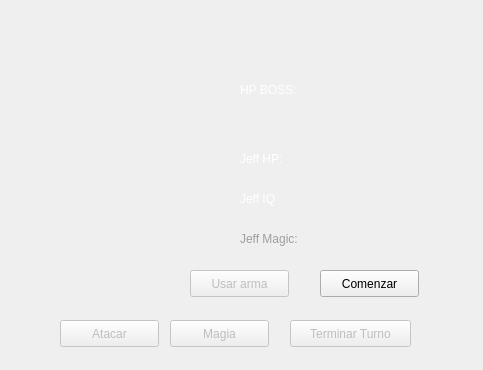
<?xml version="1.0" encoding="UTF-8"?>
<ui version="4.0">
 <class>DEnemiesJeff</class>
 <widget class="QDialog" name="DEnemiesJeff">
  <property name="geometry">
   <rect>
    <x>0</x>
    <y>0</y>
    <width>483</width>
    <height>370</height>
   </rect>
  </property>
  <property name="windowTitle">
   <string>Dialog</string>
  </property>
  <widget class="QPushButton" name="magia">
   <property name="enabled">
    <bool>false</bool>
   </property>
   <property name="geometry">
    <rect>
     <x>170</x>
     <y>320</y>
     <width>99</width>
     <height>27</height>
    </rect>
   </property>
   <property name="text">
    <string>Magia</string>
   </property>
  </widget>
  <widget class="QPushButton" name="pushButton">
   <property name="geometry">
    <rect>
     <x>320</x>
     <y>270</y>
     <width>99</width>
     <height>27</height>
    </rect>
   </property>
   <property name="text">
    <string>Comenzar</string>
   </property>
  </widget>
  <widget class="QLabel" name="label">
   <property name="geometry">
    <rect>
     <x>240</x>
     <y>150</y>
     <width>67</width>
     <height>17</height>
    </rect>
   </property>
   <property name="palette">
    <palette>
     <active>
      <colorrole role="WindowText">
       <brush brushstyle="SolidPattern">
        <color alpha="255">
         <red>255</red>
         <green>255</green>
         <blue>255</blue>
        </color>
       </brush>
      </colorrole>
     </active>
     <inactive>
      <colorrole role="WindowText">
       <brush brushstyle="SolidPattern">
        <color alpha="255">
         <red>255</red>
         <green>255</green>
         <blue>255</blue>
        </color>
       </brush>
      </colorrole>
     </inactive>
     <disabled>
      <colorrole role="WindowText">
       <brush brushstyle="SolidPattern">
        <color alpha="255">
         <red>159</red>
         <green>158</green>
         <blue>158</blue>
        </color>
       </brush>
      </colorrole>
     </disabled>
    </palette>
   </property>
   <property name="text">
    <string>Jeff HP:</string>
   </property>
  </widget>
  <widget class="QLabel" name="sprite">
   <property name="geometry">
    <rect>
     <x>50</x>
     <y>80</y>
     <width>151</width>
     <height>171</height>
    </rect>
   </property>
   <property name="text">
    <string/>
   </property>
  </widget>
  <widget class="QLabel" name="PlayerHP">
   <property name="geometry">
    <rect>
     <x>310</x>
     <y>150</y>
     <width>67</width>
     <height>17</height>
    </rect>
   </property>
   <property name="palette">
    <palette>
     <active>
      <colorrole role="WindowText">
       <brush brushstyle="SolidPattern">
        <color alpha="255">
         <red>255</red>
         <green>255</green>
         <blue>255</blue>
        </color>
       </brush>
      </colorrole>
     </active>
     <inactive>
      <colorrole role="WindowText">
       <brush brushstyle="SolidPattern">
        <color alpha="255">
         <red>255</red>
         <green>255</green>
         <blue>255</blue>
        </color>
       </brush>
      </colorrole>
     </inactive>
     <disabled>
      <colorrole role="WindowText">
       <brush brushstyle="SolidPattern">
        <color alpha="255">
         <red>159</red>
         <green>158</green>
         <blue>158</blue>
        </color>
       </brush>
      </colorrole>
     </disabled>
    </palette>
   </property>
   <property name="text">
    <string/>
   </property>
  </widget>
  <widget class="QPushButton" name="finish">
   <property name="enabled">
    <bool>false</bool>
   </property>
   <property name="geometry">
    <rect>
     <x>290</x>
     <y>320</y>
     <width>121</width>
     <height>27</height>
    </rect>
   </property>
   <property name="text">
    <string>Terminar Turno</string>
   </property>
  </widget>
  <widget class="QLabel" name="l5">
   <property name="geometry">
    <rect>
     <x>80</x>
     <y>30</y>
     <width>67</width>
     <height>17</height>
    </rect>
   </property>
   <property name="text">
    <string/>
   </property>
  </widget>
  <widget class="QLabel" name="label_4">
   <property name="enabled">
    <bool>false</bool>
   </property>
   <property name="geometry">
    <rect>
     <x>240</x>
     <y>230</y>
     <width>81</width>
     <height>17</height>
    </rect>
   </property>
   <property name="palette">
    <palette>
     <active>
      <colorrole role="WindowText">
       <brush brushstyle="SolidPattern">
        <color alpha="255">
         <red>255</red>
         <green>255</green>
         <blue>255</blue>
        </color>
       </brush>
      </colorrole>
     </active>
     <inactive>
      <colorrole role="WindowText">
       <brush brushstyle="SolidPattern">
        <color alpha="255">
         <red>255</red>
         <green>255</green>
         <blue>255</blue>
        </color>
       </brush>
      </colorrole>
     </inactive>
     <disabled>
      <colorrole role="WindowText">
       <brush brushstyle="SolidPattern">
        <color alpha="255">
         <red>159</red>
         <green>158</green>
         <blue>158</blue>
        </color>
       </brush>
      </colorrole>
     </disabled>
    </palette>
   </property>
   <property name="text">
    <string>Jeff Magic:</string>
   </property>
  </widget>
  <widget class="QLabel" name="Message">
   <property name="geometry">
    <rect>
     <x>20</x>
     <y>20</y>
     <width>441</width>
     <height>51</height>
    </rect>
   </property>
   <property name="palette">
    <palette>
     <active>
      <colorrole role="WindowText">
       <brush brushstyle="SolidPattern">
        <color alpha="255">
         <red>255</red>
         <green>255</green>
         <blue>255</blue>
        </color>
       </brush>
      </colorrole>
     </active>
     <inactive>
      <colorrole role="WindowText">
       <brush brushstyle="SolidPattern">
        <color alpha="255">
         <red>255</red>
         <green>255</green>
         <blue>255</blue>
        </color>
       </brush>
      </colorrole>
     </inactive>
     <disabled>
      <colorrole role="WindowText">
       <brush brushstyle="SolidPattern">
        <color alpha="255">
         <red>159</red>
         <green>158</green>
         <blue>158</blue>
        </color>
       </brush>
      </colorrole>
     </disabled>
    </palette>
   </property>
   <property name="text">
    <string/>
   </property>
  </widget>
  <widget class="QLabel" name="HPBoss">
   <property name="geometry">
    <rect>
     <x>320</x>
     <y>80</y>
     <width>111</width>
     <height>17</height>
    </rect>
   </property>
   <property name="palette">
    <palette>
     <active>
      <colorrole role="WindowText">
       <brush brushstyle="SolidPattern">
        <color alpha="255">
         <red>255</red>
         <green>255</green>
         <blue>255</blue>
        </color>
       </brush>
      </colorrole>
     </active>
     <inactive>
      <colorrole role="WindowText">
       <brush brushstyle="SolidPattern">
        <color alpha="255">
         <red>255</red>
         <green>255</green>
         <blue>255</blue>
        </color>
       </brush>
      </colorrole>
     </inactive>
     <disabled>
      <colorrole role="WindowText">
       <brush brushstyle="SolidPattern">
        <color alpha="255">
         <red>159</red>
         <green>158</green>
         <blue>158</blue>
        </color>
       </brush>
      </colorrole>
     </disabled>
    </palette>
   </property>
   <property name="text">
    <string/>
   </property>
  </widget>
  <widget class="QLabel" name="l1">
   <property name="enabled">
    <bool>false</bool>
   </property>
   <property name="geometry">
    <rect>
     <x>350</x>
     <y>130</y>
     <width>67</width>
     <height>17</height>
    </rect>
   </property>
   <property name="text">
    <string/>
   </property>
  </widget>
  <widget class="QLabel" name="l2">
   <property name="geometry">
    <rect>
     <x>80</x>
     <y>260</y>
     <width>67</width>
     <height>17</height>
    </rect>
   </property>
   <property name="text">
    <string/>
   </property>
  </widget>
  <widget class="QLabel" name="l3">
   <property name="geometry">
    <rect>
     <x>70</x>
     <y>220</y>
     <width>67</width>
     <height>17</height>
    </rect>
   </property>
   <property name="text">
    <string/>
   </property>
  </widget>
  <widget class="QLabel" name="label_2">
   <property name="geometry">
    <rect>
     <x>240</x>
     <y>80</y>
     <width>81</width>
     <height>20</height>
    </rect>
   </property>
   <property name="palette">
    <palette>
     <active>
      <colorrole role="WindowText">
       <brush brushstyle="SolidPattern">
        <color alpha="255">
         <red>255</red>
         <green>255</green>
         <blue>255</blue>
        </color>
       </brush>
      </colorrole>
     </active>
     <inactive>
      <colorrole role="WindowText">
       <brush brushstyle="SolidPattern">
        <color alpha="255">
         <red>255</red>
         <green>255</green>
         <blue>255</blue>
        </color>
       </brush>
      </colorrole>
     </inactive>
     <disabled>
      <colorrole role="WindowText">
       <brush brushstyle="SolidPattern">
        <color alpha="255">
         <red>159</red>
         <green>158</green>
         <blue>158</blue>
        </color>
       </brush>
      </colorrole>
     </disabled>
    </palette>
   </property>
   <property name="text">
    <string>HP BOSS:</string>
   </property>
  </widget>
  <widget class="QLabel" name="PlayerMagic">
   <property name="geometry">
    <rect>
     <x>330</x>
     <y>230</y>
     <width>67</width>
     <height>17</height>
    </rect>
   </property>
   <property name="palette">
    <palette>
     <active>
      <colorrole role="WindowText">
       <brush brushstyle="SolidPattern">
        <color alpha="255">
         <red>255</red>
         <green>255</green>
         <blue>255</blue>
        </color>
       </brush>
      </colorrole>
     </active>
     <inactive>
      <colorrole role="WindowText">
       <brush brushstyle="SolidPattern">
        <color alpha="255">
         <red>255</red>
         <green>255</green>
         <blue>255</blue>
        </color>
       </brush>
      </colorrole>
     </inactive>
     <disabled>
      <colorrole role="WindowText">
       <brush brushstyle="SolidPattern">
        <color alpha="255">
         <red>159</red>
         <green>158</green>
         <blue>158</blue>
        </color>
       </brush>
      </colorrole>
     </disabled>
    </palette>
   </property>
   <property name="text">
    <string/>
   </property>
  </widget>
  <widget class="QPushButton" name="attack">
   <property name="enabled">
    <bool>false</bool>
   </property>
   <property name="geometry">
    <rect>
     <x>60</x>
     <y>320</y>
     <width>99</width>
     <height>27</height>
    </rect>
   </property>
   <property name="text">
    <string>Atacar</string>
   </property>
  </widget>
  <widget class="QLabel" name="label_3">
   <property name="geometry">
    <rect>
     <x>240</x>
     <y>190</y>
     <width>67</width>
     <height>17</height>
    </rect>
   </property>
   <property name="palette">
    <palette>
     <active>
      <colorrole role="WindowText">
       <brush brushstyle="SolidPattern">
        <color alpha="255">
         <red>255</red>
         <green>255</green>
         <blue>255</blue>
        </color>
       </brush>
      </colorrole>
     </active>
     <inactive>
      <colorrole role="WindowText">
       <brush brushstyle="SolidPattern">
        <color alpha="255">
         <red>255</red>
         <green>255</green>
         <blue>255</blue>
        </color>
       </brush>
      </colorrole>
     </inactive>
     <disabled>
      <colorrole role="WindowText">
       <brush brushstyle="SolidPattern">
        <color alpha="255">
         <red>159</red>
         <green>158</green>
         <blue>158</blue>
        </color>
       </brush>
      </colorrole>
     </disabled>
    </palette>
   </property>
   <property name="text">
    <string>Jeff IQ</string>
   </property>
  </widget>
  <widget class="QLabel" name="IQ">
   <property name="geometry">
    <rect>
     <x>320</x>
     <y>190</y>
     <width>67</width>
     <height>17</height>
    </rect>
   </property>
   <property name="palette">
    <palette>
     <active>
      <colorrole role="WindowText">
       <brush brushstyle="SolidPattern">
        <color alpha="255">
         <red>255</red>
         <green>253</green>
         <blue>253</blue>
        </color>
       </brush>
      </colorrole>
     </active>
     <inactive>
      <colorrole role="WindowText">
       <brush brushstyle="SolidPattern">
        <color alpha="255">
         <red>255</red>
         <green>253</green>
         <blue>253</blue>
        </color>
       </brush>
      </colorrole>
     </inactive>
     <disabled>
      <colorrole role="WindowText">
       <brush brushstyle="SolidPattern">
        <color alpha="255">
         <red>159</red>
         <green>158</green>
         <blue>158</blue>
        </color>
       </brush>
      </colorrole>
     </disabled>
    </palette>
   </property>
   <property name="text">
    <string/>
   </property>
  </widget>
  <widget class="QPushButton" name="weapon">
   <property name="enabled">
    <bool>false</bool>
   </property>
   <property name="geometry">
    <rect>
     <x>190</x>
     <y>270</y>
     <width>99</width>
     <height>27</height>
    </rect>
   </property>
   <property name="text">
    <string>Usar arma</string>
   </property>
  </widget>
  <widget class="QLabel" name="label_5">
   <property name="geometry">
    <rect>
     <x>0</x>
     <y>0</y>
     <width>491</width>
     <height>371</height>
    </rect>
   </property>
   <property name="contextMenuPolicy">
    <enum>Qt::NoContextMenu</enum>
   </property>
   <property name="text">
    <string/>
   </property>
   <property name="pixmap">
    <pixmap resource="Sprites/resource.qrc">:/giygas.jpg</pixmap>
   </property>
   <property name="scaledContents">
    <bool>true</bool>
   </property>
  </widget>
  <zorder>label_5</zorder>
  <zorder>magia</zorder>
  <zorder>pushButton</zorder>
  <zorder>label</zorder>
  <zorder>sprite</zorder>
  <zorder>PlayerHP</zorder>
  <zorder>finish</zorder>
  <zorder>l5</zorder>
  <zorder>label_4</zorder>
  <zorder>Message</zorder>
  <zorder>HPBoss</zorder>
  <zorder>l1</zorder>
  <zorder>l2</zorder>
  <zorder>l3</zorder>
  <zorder>label_2</zorder>
  <zorder>PlayerMagic</zorder>
  <zorder>attack</zorder>
  <zorder>label_3</zorder>
  <zorder>IQ</zorder>
  <zorder>weapon</zorder>
 </widget>
 <resources>
  <include location="Sprites/resource.qrc"/>
 </resources>
 <connections/>
</ui>
